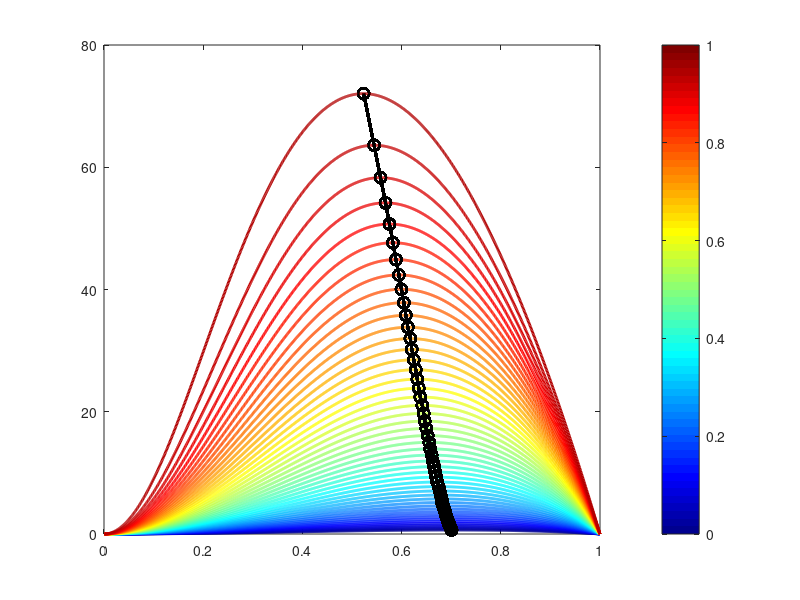

The MATLAB source for this figure: (Note: this script raises an error after producing the figure.)
%% Plot of dispersion relation

function [] = dispersion_relation_plot()

K = linspace(0, 1, 1000);
A_max = 0.8;
A_min = 0.01;
A = linspace(A_max, A_min, 50); % [0.75, 0.5, 0.45, 0.33, 0.25, 0.125, 0.1, 0.05, 0.01]; % A = r_i/r_o
lmda = zeros(size(A));
LMDA = zeros(size(A));
sigma = zeros(length(K), length(A));
K_max = zeros(size(A));
sigma_max = zeros(size(A));

r_i = 12.5; % [nm]
r_o = r_i./A; % [nm]
h = r_o - r_i; % [nm]

for j = 1:length(A)
    
    delta_1 = -1.0 + ...
    2.0.*K.*A(j).*(K0(K.*A(j)).*I1(K) + I0(K.*A(j)).*K1(K)).*(K1(K.*A(j)).*I1(K) - I1(K.*A(j)).*K1(K)) + ...
    K.^2.*A(j).^2.*(K0(K.*A(j)).*I1(K) + I0(K.*A(j)).*K1(K)).^2 - ...
    K.^2.*A(j).^2.*(K1(K.*A(j)).*I1(K) - I1(K.*A(j)).*K1(K)).^2;

    delta_2 = -(1.0 + K.^2.*A(j).^2) + ...
    2.0.*K.*A(j).*K.^2.*(K0(K).*I1(K.*A(j)) + I0(K).*K1(K.*A(j))).*(K0(K).*I0(K*A(j)) - I0(K).*K0(K.*A(j))) + ...
    K.^2.*A(j).^2.*K.^2.*(K0(K).*I1(K.*A(j)) + I0(K).*K1(K.*A(j))).^2 - ...
    K.^2.*A(j).^2.*K.^2.*(K0(K).*I0(K.*A(j)) - I0(K).*K0(K.*A(j))).^2;

    sigma(:, j) = (0.5.*(K.^2 - 1.0).*delta_1)./(delta_2 + (K.^2 + 1.0).*delta_1);
    
    [~, max_idx] = max(sigma(:, j));
    K_max(j) = K(max_idx);
    sigma_j = sigma(:, j);
    sigma_max(j) = sigma_j(max_idx);
    LMDA(j) = (2*pi)/K_max(j);
    lmda(j) = LMDA(j)*r_o(j);
    
end

clr = jet(length(A));
figure(1) 
hold on; 
box on;
for j = 1:length(A)
    plot(K, 1000*sigma(:, j), '-', 'Color', clr(j, :), 'LineWidth', 2.0)
    plot(K_max, 1000.0*sigma_max, 'ko', 'MarkerSize', 8.0, 'LineWidth', 1.5)
    plot(K_max, 1000.0*sigma_max, 'k-', 'LineWidth', 2.0)
end
c = colorbar;
colormap jet
c.LineWidth = 2;
c.FontSize = 14;
c.TickLabelInterpreter = 'latex';
caxis([A_min, A_max])
ylabel(c,'Aspect ratio $r_{\mathrm{i}}/r_{\mathrm{o}}$','FontSize',20,'Interpreter','latex');

x_label = 'Wave number $2\pi r_{\mathrm{o}}/\lambda$';
y_label = 'Growth rate $\sigma\mu a/\gamma\ \left(\times 10^3\right)$';
x_font_size = 24;
y_font_size = 24;
tick_size = 20;
line_width = 2;
doLatex = 1;
simplePlotFormat(x_label, y_label, x_font_size, y_font_size, tick_size, line_width, doLatex)
print(figure(1), 'dispersion_relation.pdf','-dpdf','-r300')


% lgd = legend({'Uncoated','Initially coated','After droplet formation'}, ...
% 
%     'Interpreter','latex',...
% 
%     'Position',[.63 .37 .1 .1]);
% 
% legend boxoff
% 
% lgd.FontSize = 20;

end

%% Subfunctions

function [value] = I0(z)

value = besseli(0, z);

end

function [value] = I1(z)

value = besseli(1, z);

end

function [value] = K0(z)

value = besselk(0, z);

end

function [value] = K1(z)

value = besselk(1, z);

end
